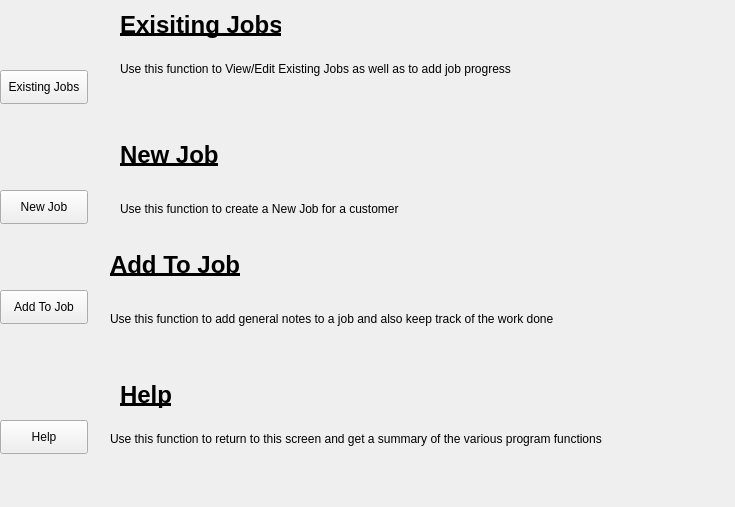
<?xml version="1.0" encoding="UTF-8"?>
<ui version="4.0">
 <class>Form</class>
 <widget class="QWidget" name="Form">
  <property name="geometry">
   <rect>
    <x>0</x>
    <y>0</y>
    <width>735</width>
    <height>507</height>
   </rect>
  </property>
  <property name="sizePolicy">
   <sizepolicy hsizetype="Preferred" vsizetype="Preferred">
    <horstretch>1</horstretch>
    <verstretch>1</verstretch>
   </sizepolicy>
  </property>
  <property name="windowTitle">
   <string>Form</string>
  </property>
  <widget class="QPushButton" name="pushButton_5">
   <property name="geometry">
    <rect>
     <x>0</x>
     <y>70</y>
     <width>88</width>
     <height>34</height>
    </rect>
   </property>
   <property name="text">
    <string>Existing Jobs</string>
   </property>
  </widget>
  <widget class="QPushButton" name="pushButton_6">
   <property name="geometry">
    <rect>
     <x>0</x>
     <y>290</y>
     <width>88</width>
     <height>34</height>
    </rect>
   </property>
   <property name="text">
    <string>Add To Job</string>
   </property>
  </widget>
  <widget class="QPushButton" name="pushButton_7">
   <property name="geometry">
    <rect>
     <x>0</x>
     <y>190</y>
     <width>88</width>
     <height>34</height>
    </rect>
   </property>
   <property name="text">
    <string>New Job</string>
   </property>
  </widget>
  <widget class="QPushButton" name="pushButton_8">
   <property name="geometry">
    <rect>
     <x>0</x>
     <y>420</y>
     <width>88</width>
     <height>34</height>
    </rect>
   </property>
   <property name="text">
    <string>Help</string>
   </property>
  </widget>
  <widget class="QLabel" name="label">
   <property name="geometry">
    <rect>
     <x>120</x>
     <y>10</y>
     <width>161</width>
     <height>31</height>
    </rect>
   </property>
   <property name="text">
    <string>&lt;html&gt;&lt;head/&gt;&lt;body&gt;&lt;p&gt;&lt;span style=&quot; font-size:18pt; font-weight:600; text-decoration: underline;&quot;&gt;Exisiting Jobs&lt;/span&gt;&lt;/p&gt;&lt;/body&gt;&lt;/html&gt;</string>
   </property>
  </widget>
  <widget class="QLabel" name="label_2">
   <property name="geometry">
    <rect>
     <x>120</x>
     <y>140</y>
     <width>161</width>
     <height>31</height>
    </rect>
   </property>
   <property name="text">
    <string>&lt;html&gt;&lt;head/&gt;&lt;body&gt;&lt;p&gt;&lt;span style=&quot; font-size:18pt; font-weight:600; text-decoration: underline;&quot;&gt;New Job&lt;/span&gt;&lt;/p&gt;&lt;/body&gt;&lt;/html&gt;</string>
   </property>
  </widget>
  <widget class="QLabel" name="label_3">
   <property name="geometry">
    <rect>
     <x>120</x>
     <y>380</y>
     <width>161</width>
     <height>31</height>
    </rect>
   </property>
   <property name="text">
    <string>&lt;html&gt;&lt;head/&gt;&lt;body&gt;&lt;p&gt;&lt;span style=&quot; font-size:18pt; font-weight:600; text-decoration: underline;&quot;&gt;Help&lt;/span&gt;&lt;/p&gt;&lt;/body&gt;&lt;/html&gt;</string>
   </property>
  </widget>
  <widget class="QLabel" name="label_4">
   <property name="geometry">
    <rect>
     <x>110</x>
     <y>250</y>
     <width>161</width>
     <height>31</height>
    </rect>
   </property>
   <property name="text">
    <string>&lt;html&gt;&lt;head/&gt;&lt;body&gt;&lt;p&gt;&lt;span style=&quot; font-size:18pt; font-weight:600; text-decoration: underline;&quot;&gt;Add To Job&lt;/span&gt;&lt;/p&gt;&lt;/body&gt;&lt;/html&gt;</string>
   </property>
  </widget>
  <widget class="QLabel" name="label_5">
   <property name="geometry">
    <rect>
     <x>120</x>
     <y>60</y>
     <width>461</width>
     <height>18</height>
    </rect>
   </property>
   <property name="text">
    <string>Use this function to View/Edit Existing Jobs as well as to add job progress</string>
   </property>
  </widget>
  <widget class="QLabel" name="label_6">
   <property name="geometry">
    <rect>
     <x>120</x>
     <y>200</y>
     <width>461</width>
     <height>18</height>
    </rect>
   </property>
   <property name="text">
    <string>Use this function to create a New Job for a customer</string>
   </property>
  </widget>
  <widget class="QLabel" name="label_7">
   <property name="geometry">
    <rect>
     <x>110</x>
     <y>310</y>
     <width>601</width>
     <height>18</height>
    </rect>
   </property>
   <property name="text">
    <string>Use this function to add general notes to a job and also keep track of the work done</string>
   </property>
  </widget>
  <widget class="QLabel" name="label_8">
   <property name="geometry">
    <rect>
     <x>110</x>
     <y>430</y>
     <width>601</width>
     <height>18</height>
    </rect>
   </property>
   <property name="text">
    <string>Use this function to return to this screen and get a summary of the various program functions</string>
   </property>
  </widget>
 </widget>
 <resources/>
 <connections/>
</ui>
